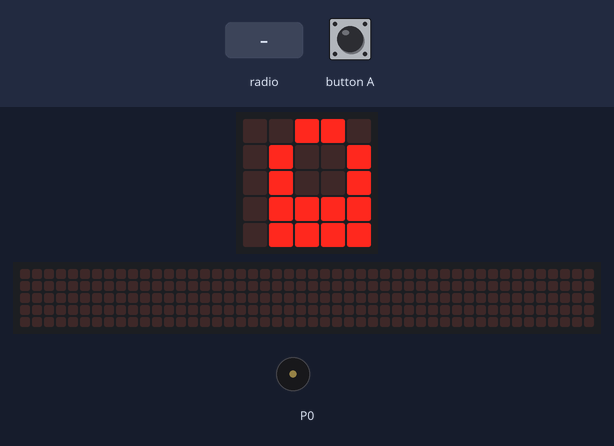
Simulated run of this program. Board: BBC micro:bit (MakeCode). Parts: the board's 5×5 LED display, a strip that is not on the board, showing the scrolling text unrolled, buzzer (waves = sounding). The inputs (shaded band) are chosen by the test bench. Random numbers come from a fixed seed; the 48×5 strip is a reading aid, not a part: it shows the text the display is scrolling, unrolled, one strip-width of it at a time.

Above: at 1.6 s.
1.7 s: radio message "5000" arrives
At 2.41 s:
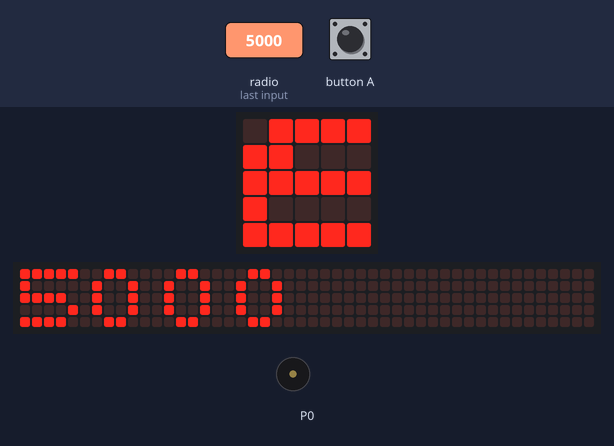
3.6 s: radio message "5000" arrives
At 7.2 s:
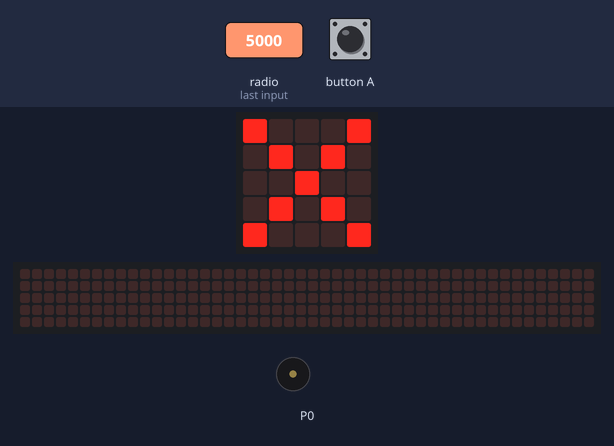
8.2 s: radio message "5000" arrives
At 8.27 s:
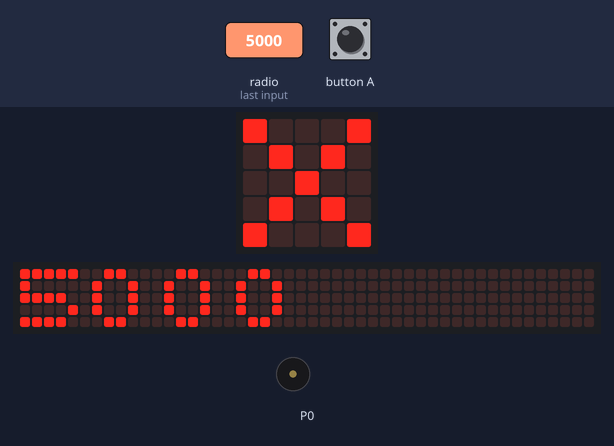
Timing chart, 0 to 10.7 s (numbered marks = the images above; inputs shaded):
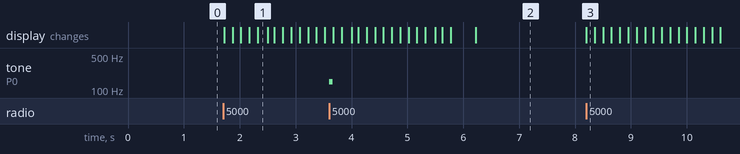

The program:

main.ts
```typescript
radio.onReceivedNumber(function (receivedNumber) {
    if (bezig) {
        music.playTone(147, music.beat(BeatFraction.Eighth))
    } else {
        bezig = true
        poging = receivedNumber
    }
})
input.onButtonPressed(Button.A, function () {
    radio.sendNumber(5000)
})
let poging = 0
let bezig = false
radio.setGroup(99)
let geheime_sleutel = randint(1, 9999)
basic.showLeds(`
    . . # # .
    . # . . #
    . # . . #
    . # # # #
    . # # # #
    `)
basic.forever(function () {
    if (bezig) {
        basic.showNumber(poging)
        if (poging == geheime_sleutel) {
            basic.showLeds(`
                . . # # .
                . # . . #
                . . . . #
                . # # # #
                . # # # #
                `)
        } else if (poging > geheime_sleutel) {
            basic.showLeds(`
                # . . . #
                . # . # .
                . . # . .
                . # . # .
                # . . . #
                `)
        } else {
            basic.showLeds(`
                . . . . .
                . # . # .
                . . # . .
                . # . # .
                . . . . .
                `)
        }
        bezig = false
    } else {
        basic.pause(100)
    }
})
```

test.ts
```typescript
// tests gaan hier; deze zal niet worden gecompileerd wanneer dit pakket wordt gebruikt als extensie.
```

Measured:
- after the input at 1.7 s, the display: first changes at once (image 1 shows a later state)
- after the input at 3.6 s, tone on P0: silent → 147 Hz at once, → silent 0.06 s later
- after the input at 8.2 s, the display: changes at once (image 3)
